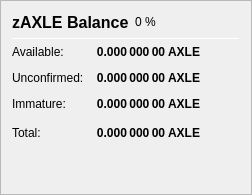
                   <widget class="QFrame" name="frame_ZerocoinBalances">
                    <property name="frameShape">
                     <enum>QFrame::StyledPanel</enum>
                    </property>
                    <property name="frameShadow">
                     <enum>QFrame::Raised</enum>
                    </property>
                    <layout class="QVBoxLayout" name="verticalLayout_7">
                     <item>
                      <layout class="QHBoxLayout" name="horizontalLayout_8" stretch="0">
                       <item>
                        <widget class="QLabel" name="label_5z_3">
                         <property name="minimumSize">
                          <size>
                           <width>0</width>
                           <height>20</height>
                          </size>
                         </property>
                         <property name="font">
                          <font>
                           <pointsize>12</pointsize>
                           <weight>75</weight>
                           <bold>true</bold>
                          </font>
                         </property>
                         <property name="text">
                          <string>zAXLE Balance</string>
                         </property>
                        </widget>
                       </item>
                       <item>
                        <widget class="QLabel" name="labelzAXLEPercent">
                         <property name="text">
                          <string notr="true">0 %</string>
                         </property>
                        </widget>
                       </item>
                       <item>
                        <spacer name="horizontalSpacer_11">
                         <property name="orientation">
                          <enum>Qt::Horizontal</enum>
                         </property>
                         <property name="sizeHint" stdset="0">
                          <size>
                           <width>40</width>
                           <height>20</height>
                          </size>
                         </property>
                        </spacer>
                       </item>
                      </layout>
                     </item>
                     <item>
                      <widget class="Line" name="line_ZerocoinBalance">
                       <property name="minimumSize">
                        <size>
                         <width>0</width>
                         <height>1</height>
                        </size>
                       </property>
                       <property name="maximumSize">
                        <size>
                         <width>16777215</width>
                         <height>1</height>
                        </size>
                       </property>
                       <property name="orientation">
                        <enum>Qt::Horizontal</enum>
                       </property>
                      </widget>
                     </item>
                     <item>
                      <layout class="QGridLayout" name="gridLayout_5">
                       <property name="spacing">
                        <number>12</number>
                       </property>
                       <item row="1" column="0">
                        <widget class="QLabel" name="labelzBalanceMatureText">
                         <property name="toolTip">
                          <string>Mature: more than 20 confirmation and more than 3 mints of the same denomination after it was minted.
These zAXLE are spendable.</string>
                         </property>
                         <property name="text">
                          <string>Available:</string>
                         </property>
                        </widget>
                       </item>
                       <item row="1" column="1">
                        <widget class="QLabel" name="labelzBalanceMature">
                         <property name="font">
                          <font>
                           <weight>75</weight>
                           <bold>true</bold>
                          </font>
                         </property>
                         <property name="toolTip">
                          <string>Mature: more than 20 confirmation and more than 3 mints of the same denomination after it was minted.
These zAXLE are spendable.</string>
                         </property>
                         <property name="text">
                          <string notr="true">0.000 000 00 AXLE</string>
                         </property>
                         <property name="alignment">
                          <set>Qt::AlignRight|Qt::AlignTrailing|Qt::AlignVCenter</set>
                         </property>
                        </widget>
                       </item>
                       <item row="2" column="0">
                        <widget class="QLabel" name="labelzBalanceUnconfirmedText">
                         <property name="toolTip">
                          <string>Unconfirmed: less than 20 confirmations
Immature: confirmed, but less than 3 mints of the same denomination after it was minted</string>
                         </property>
                         <property name="text">
                          <string>Unconfirmed:</string>
                         </property>
                        </widget>
                       </item>
                       <item row="2" column="1">
                        <widget class="QLabel" name="labelzBalanceUnconfirmed">
                         <property name="font">
                          <font>
                           <weight>75</weight>
                           <bold>true</bold>
                          </font>
                         </property>
                         <property name="toolTip">
                          <string>Unconfirmed: less than 20 confirmations
Immature: confirmed, but less than 3 mints of the same denomination after it was minted</string>
                         </property>
                         <property name="text">
                          <string notr="true">0.000 000 00 AXLE</string>
                         </property>
                         <property name="alignment">
                          <set>Qt::AlignRight|Qt::AlignTrailing|Qt::AlignVCenter</set>
                         </property>
                        </widget>
                       </item>
                       <item row="3" column="0">
                        <widget class="QLabel" name="labelzBalanceImmatureText">
                         <property name="toolTip">
                          <string>Unconfirmed: less than 20 confirmations
Immature: confirmed, but less than 3 mints of the same denomination after it was minted</string>
                         </property>
                         <property name="text">
                          <string>Immature:</string>
                         </property>
                        </widget>
                       </item>
                       <item row="3" column="1">
                        <widget class="QLabel" name="labelzBalanceImmature">
                         <property name="font">
                          <font>
                           <weight>75</weight>
                           <bold>true</bold>
                          </font>
                         </property>
                         <property name="toolTip">
                          <string>Unconfirmed: less than 20 confirmations
Immature: confirmed, but less than 3 mints of the same denomination after it was minted</string>
                         </property>
                         <property name="text">
                          <string notr="true">0.000 000 00 AXLE</string>
                         </property>
                         <property name="alignment">
                          <set>Qt::AlignRight|Qt::AlignTrailing|Qt::AlignVCenter</set>
                         </property>
                        </widget>
                       </item>
                       <item row="4" column="0">
                        <widget class="QLabel" name="labelzBalanceText">
                         <property name="toolTip">
                          <string>Your current zAXLE balance, unconfirmed and immature zAXLE included.</string>
                         </property>
                         <property name="text">
                          <string>Total:</string>
                         </property>
                        </widget>
                       </item>
                       <item row="4" column="1">
                        <widget class="QLabel" name="labelzBalance">
                         <property name="font">
                          <font>
                           <weight>75</weight>
                           <bold>true</bold>
                          </font>
                         </property>
                         <property name="cursor">
                          <cursorShape>IBeamCursor</cursorShape>
                         </property>
                         <property name="toolTip">
                          <string>Your current zAXLE balance, unconfirmed and immature zAXLE included.</string>
                         </property>
                         <property name="text">
                          <string notr="true">0.000 000 00 AXLE</string>
                         </property>
                         <property name="alignment">
                          <set>Qt::AlignRight|Qt::AlignTrailing|Qt::AlignVCenter</set>
                         </property>
                         <property name="textInteractionFlags">
                          <set>Qt::LinksAccessibleByMouse|Qt::TextSelectableByKeyboard|Qt::TextSelectableByMouse</set>
                         </property>
                        </widget>
                       </item>
                       <item row="4" column="2">
                        <spacer name="horizontalSpacer_4">
                         <property name="orientation">
                          <enum>Qt::Horizontal</enum>
                         </property>
                         <property name="sizeHint" stdset="0">
                          <size>
                           <width>40</width>
                           <height>20</height>
                          </size>
                         </property>
                        </spacer>
                       </item>
                      </layout>
                     </item>
                     <item>
                      <spacer name="verticalSpacer_4">
                       <property name="orientation">
                        <enum>Qt::Vertical</enum>
                       </property>
                       <property name="sizeHint" stdset="0">
                        <size>
                         <width>20</width>
                         <height>40</height>
                        </size>
                       </property>
                      </spacer>
                     </item>
                    </layout>
                   </widget>
